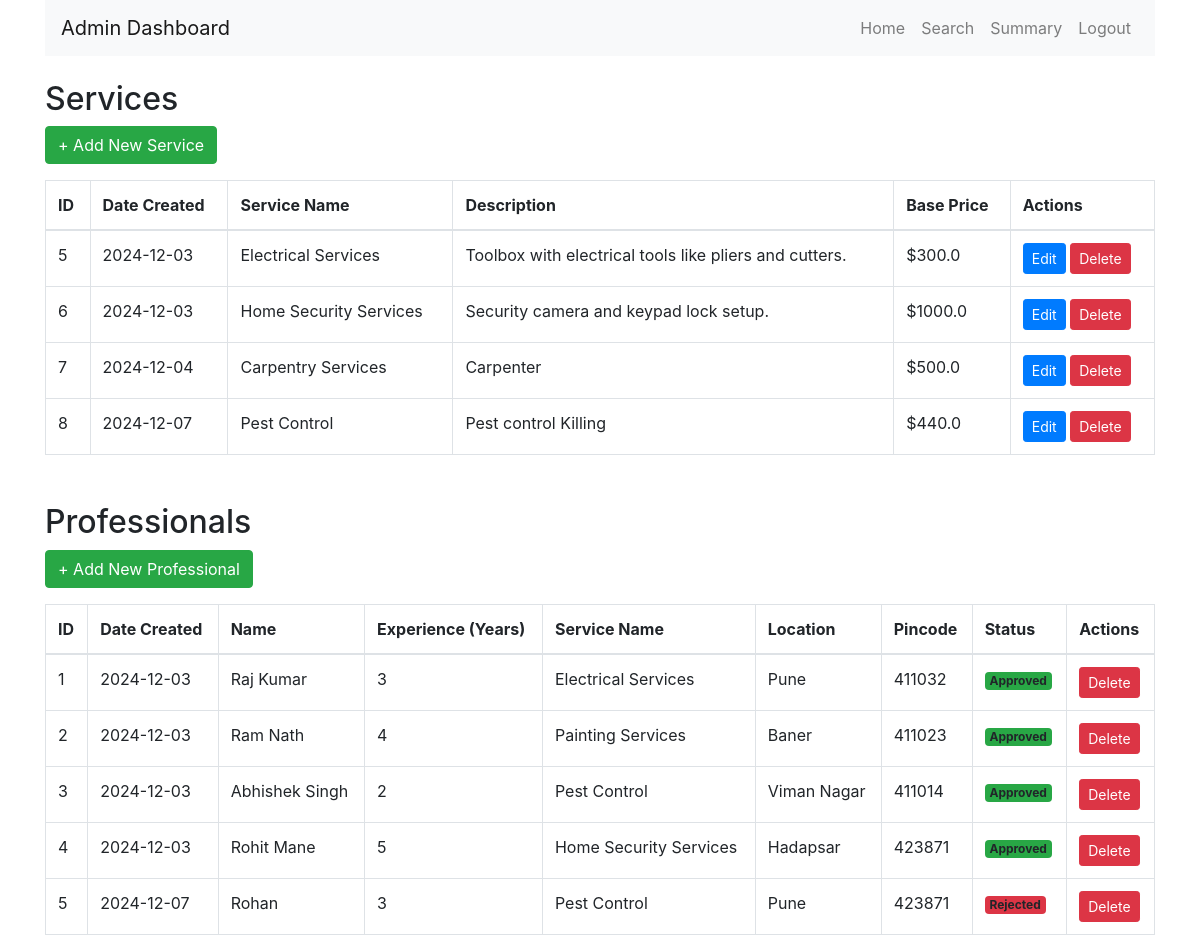
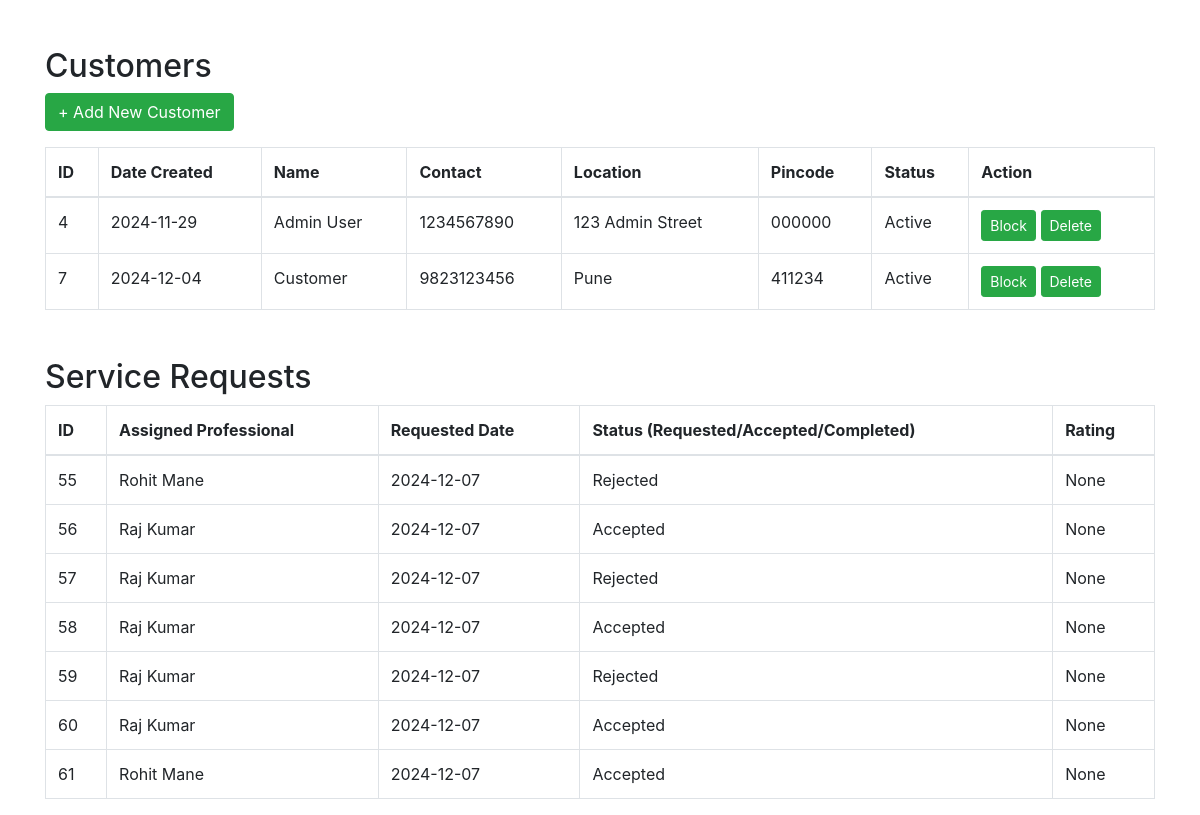
The page /admin on the database its author committed (2 pictures, top to bottom).
### models.py (models this page shows, shortened)
class Service(db.Model):
    __tablename__ = 'service'
    service_id = db.Column(db.Integer, primary_key=True, autoincrement=True, nullable=False)
    user_id = db.Column(db.Integer, db.ForeignKey('users.user_id'), default=1, nullable=True)
    prof_id = db.Column(db.Integer, db.ForeignKey('service_professionals.prof_id'), default=1, nullable=True)
    name = db.Column(db.String(100), nullable=True)
    new_service_name = db.Column(db.String(100), nullable=True)
    description = db.Column(db.Text, nullable=True)
    base_price = db.Column(db.Float, nullable=False)
    date_created = db.Column(db.DateTime, default=datetime.utcnow)
    image = db.Column(db.String(255), nullable=True)

class ServiceProfessional(UserMixin, db.Model):
    __tablename__ = 'service_professionals'
    prof_id = db.Column(db.Integer, primary_key=True, autoincrement=True, nullable=False)  # Auto-increment primary key
    username = db.Column(db.String(255), unique=True, nullable=False)  # Unique username
    password = db.Column(db.String(200), nullable=False)  # Store hashed password
    prof_name = db.Column(db.String(250), nullable=False)  # Name of the professional
    service_type = db.Column(db.String(100), nullable=False)  # Type of service offered
    experience = db.Column(db.String(100), nullable=False)  # Years of experience
    address = db.Column(db.Text, nullable=False)  # Address
    contact = db.Column(db.String(15), nullable=False)  # Contact number
    pincode = db.Column(db.String(10), nullable=False)  # Pincode/ZIP code
    date_created = db.Column(db.DateTime, default=func.now(), nullable=False)  # Automatically set to current timestamp
    status = db.Column(db.Text, default=ProfessionalStatus.PENDING, nullable=False)  # Status stored as text
    role = db.Column(db.String(50), default='service_professional', nullable=False)
    service_requests = db.relationship('ServiceRequest', backref='service_professionals', lazy=True)

class User(UserMixin, db.Model):
    __tablename__ = 'users'
    user_id = db.Column(db.Integer, primary_key=True, autoincrement=True, nullable=False)
    username = db.Column(db.String(255), unique=True, nullable=False)
    password = db.Column(db.String(200), nullable=False)
    user_name = db.Column(db.String(250), nullable=False)
    address = db.Column(db.Text, nullable=False)
    contact = db.Column(db.String(15), nullable=False)
    date_created = db.Column(db.DateTime, default=func.now(), nullable=False)
    pincode = db.Column(db.String(10), nullable=False)
    status = db.Column(db.String(20), default='Active')  # Possible values: 'Active', 'Blocked'
    role = db.Column(db.String(50), nullable=False)

class ServiceRequest(db.Model):
    __tablename__ = 'service_requests'
    req_id = db.Column(db.Integer, primary_key=True, autoincrement=True, nullable=False)
    user_id = db.Column(db.Integer, db.ForeignKey('users.user_id'), nullable=True)
    service_id = db.Column(db.Integer, db.ForeignKey('service.service_id'), nullable=True)
    prof_id = db.Column(db.Integer, db.ForeignKey('service_professionals.prof_id'), nullable=True)
    status = db.Column(db.String(20), default='Requested', nullable=False)
    rating = db.Column(db.Integer)
    remarks = db.Column(db.String(255))
    requested_date = db.Column(db.DateTime, default=datetime.utcnow, nullable=False)
    close_date = db.Column(db.DateTime, default=datetime.utcnow, nullable=False)
    service = db.relationship('Service', backref='requests')
    professional = db.relationship('ServiceProfessional', backref='requests')

### admin_routes.py (the view)
@admin_bp.route('/admin')
def home():
    services = Service.query.all()
    professionals = ServiceProfessional.query.all()
    service_requests = ServiceRequest.query.all()
    customers = User.query.all()
    return render_template('admin_panel/admin_dashboard.html', services=services,
                           professionals=professionals, service_requests=service_requests, customers=customers)

### templates/admin_panel/admin_dashboard.html (shortened to what this page needs)
{% extends "admin_panel/base.html" %}
{% block content %}
<div class="container">
    <nav class="navbar navbar-expand-lg navbar-light bg-light mb-4">
        <a class="navbar-brand" href="#">Admin Dashboard</a>
        <div class="collapse navbar-collapse" id="navbarNav">
            <ul class="navbar-nav ml-auto">
                <li class="nav-item"><a class="nav-link" href="{{ url_for('main.admin_dashboard') }}">Home</a></li>
                <li class="nav-item"><a class="nav-link" href="{{ url_for('admin.search') }}">Search</a></li>
                <li class="nav-item"><a class="nav-link" href="{{ url_for('admin.summary') }}">Summary</a></li>
                <li class="nav-item"><a class="nav-link" href="{{ url_for('auth.logout') }}">Logout</a></li>
            </ul>
        </div>
    </nav>
    <div class="mb-5">
        <h2>Services</h2>
        <a href="{{ url_for('admin.add_service') }}" class="btn btn-success mb-3">+ Add New Service</a>
        <table class="table table-bordered">
            <thead>
                <tr>
                    <th>ID</th>
                    <th>Date Created</th>
                    <th>Service Name</th>
                    <th>Description</th>
                    <th>Base Price</th>
                    <th>Actions</th>
                </tr>
            </thead>
            <tbody>
                {% for service in services %}
                <tr>
                    <td>{{ service.service_id }}</td>
                    <td>{{ service.date_created.strftime('%Y-%m-%d') }}</td>
                    <td>{{ service.name }}</td>
                    <td>{{ service.description }}</td>
                    <td>${{ service.base_price }}</td>
                    <td>
                        <a href="{{ url_for('admin.edit_service', service_id=service.service_id) }}" class="btn btn-primary btn-sm">Edit</a>
                        <a href="{{ url_for('admin.delete_service', service_id=service.service_id) }}" class="btn btn-danger btn-sm">Delete</a>
                    </td>
                </tr>
                {% endfor %}
            </tbody>
        </table>
    </div>
    <div class="mb-5">
        <h2>Professionals</h2>
        <a href="{{ url_for('admin.add_professional') }}" class="btn btn-success mb-3">+ Add New Professional</a>
        <table class="table table-bordered">
            <thead>
                <tr>
                    <th>ID</th>
                    <th>Date Created</th>
                    <th>Name</th>
                    <th>Experience (Years)</th>
                    <th>Service Name</th>
                    <th>Location</th>
                    <th>Pincode</th>
                    <th>Status</th>
                    <th>Actions</th>
                </tr>
            </thead>
            <tbody>
                {% for professional in professionals %}
                <tr>
                    <td>{{ professional.prof_id }}</td>
                    <td>{{ professional.date_created.strftime('%Y-%m-%d') if professional.date_created else 'N/A' }}</td>
                    <td>{{ professional.prof_name }}</td>
                    <td>{{ professional.experience or 'N/A' }}</td>
                    <td>{{ professional.service_type }}</td>
                    <td>{{ professional.address }}</td>
                    <td>{{ professional.pincode }}</td>
                    <td>
                        {% if professional.status == 'PENDING' %}
                            <span class="badge bg-warning">Pending</span>
                        {% elif professional.status == 'APPROVED' %}
                            <span class="badge bg-success">Approved</span>
                        {% elif professional.status == 'REJECTED' %}
                            <span class="badge bg-danger">Rejected</span>
                        {% endif %}
                    </td>
                    <td>
                        <a href="{{ url_for('admin.delete_professional', professional_id=professional.prof_id) }}" class="btn btn-danger btn-sm">Delete</a>
                    </td>
                </tr>
                {% endfor %}
            </tbody>
        </table>
    </div>
    <div class="mb-5">
        <h2>Customers</h2>
        <a href="{{ url_for('admin.add_customer') }}" class="btn btn-success mb-3">+ Add New Customer</a>
        <table class="table table-bordered">
            <thead>
                <tr>
                    <th>ID</th>
                    <th>Date Created</th>
                    <th>Name</th>
                    <th>Contact</th>
                    <th>Location</th>
                    <th>Pincode</th>
                    <th>Status</th>
                    <th>Action</th>
                </tr>
            </thead>
            <tbody>
                {% for customer in customers %}
                <tr>
                    <td>{{ customer.user_id }}</td>
                    <td>{{ customer.date_created.strftime('%Y-%m-%d') if customer.date_created else 'N/A' }}</td>
                    <td>{{ customer.user_name }}</td>
                    <td>{{ customer.contact }}</td>
                    <td>{{ customer.address }}</td>
                    <td>{{ customer.pincode }}</td>
                    <td>{{ customer.status }}</td>
                    <td>
                        {% if customer.status == 'Active' %}
                            <a href="{{ url_for('admin.block_customer', customer_id=customer.user_id) }}" class="btn btn-success btn-sm">Block</a>
                        {% else %}
                            <a href="{{ url_for('admin.unblock_customer', customer_id=customer.user_id) }}" class="btn btn-success btn-sm">Unblock</a>
                        {% endif %}
                        <a href="{{ url_for('admin.delete_customer', customer_id=customer.user_id) }}" class="btn btn-success btn-sm">Delete</a>
                    </td>
                </tr>
                {% endfor %}
            </tbody>
        </table>
    </div>
    <div>
        <h2>Service Requests</h2>
        <table class="table table-bordered">
            <thead>
                <tr>
                    <th>ID</th>
                    <th>Assigned Professional</th>
                    <th>Requested Date</th>
                    <th>Status (Requested/Accepted/Completed)</th>
                    <th>Rating</th>
                </tr>
            </thead>
            <tbody>
                {% for request in service_requests %}
                <tr>
                    <td>{{ request.req_id }}</td>
                    <td>{{ request.service_professionals.prof_name }}</td>
                    <td>{{ request.requested_date.strftime('%Y-%m-%d') }}</td>
                    <td>{{ request.status }}</td>
                    <td>{{ request.rating }}</td>
                </tr>
                {% endfor %}
            </tbody>
        </table>
    </div>
</div>
{% endblock %}

### rows shown on the page
Service: service_id "5", date_created "2024-12-03", name "Electrical Services", description "Toolbox with electrical tools like pliers and cutters.", base_price "300.0"
Service: service_id "6", date_created "2024-12-03", name "Home Security Services", description "Security camera and keypad lock setup.", base_price "1000.0"
Service: service_id "7", date_created "2024-12-04", name "Carpentry Services", description "Carpenter", base_price "500.0"
Service: service_id "8", date_created "2024-12-07", name "Pest Control", description "Pest control Killing", base_price "440.0"
ServiceProfessional: prof_id "1", date_created "2024-12-03", prof_name "Raj Kumar", experience "3", service_type "Electrical Services", address "Pune", pincode "411032", status "Approved"
ServiceProfessional: prof_id "2", date_created "2024-12-03", prof_name "Ram Nath", experience "4", service_type "Painting Services", address "Baner", pincode "411023", status "Approved"
ServiceProfessional: prof_id "3", date_created "2024-12-03", prof_name "Abhishek Singh", experience "2", service_type "Pest Control", address "Viman Nagar", pincode "411014", status "Approved"
ServiceProfessional: prof_id "4", date_created "2024-12-03", prof_name "Rohit Mane", experience "5", service_type "Home Security Services", address "Hadapsar", pincode "423871", status "Approved"
ServiceProfessional: prof_id "5", date_created "2024-12-07", prof_name "Rohan", experience "3", service_type "Pest Control", address "Pune", pincode "423871", status "Rejected"
User: user_id "4", date_created "2024-11-29", user_name "Admin User", contact "1234567890", address "123 Admin Street", pincode "000000", status "Active"
User: user_id "7", date_created "2024-12-04", user_name "Customer", contact "9823123456", address "Pune", pincode "411234", status "Active"
ServiceRequest: req_id "55", service_professionals.prof_name "Rohit Mane", requested_date "2024-12-07", status "Rejected", rating "None"
ServiceRequest: req_id "56", service_professionals.prof_name "Raj Kumar", requested_date "2024-12-07", status "Accepted", rating "None"
ServiceRequest: req_id "57", service_professionals.prof_name "Raj Kumar", requested_date "2024-12-07", status "Rejected", rating "None"
ServiceRequest: req_id "58", service_professionals.prof_name "Raj Kumar", requested_date "2024-12-07", status "Accepted", rating "None"
ServiceRequest: req_id "59", service_professionals.prof_name "Raj Kumar", requested_date "2024-12-07", status "Rejected", rating "None"
ServiceRequest: req_id "60", service_professionals.prof_name "Raj Kumar", requested_date "2024-12-07", status "Accepted", rating "None"
ServiceRequest: req_id "61", service_professionals.prof_name "Rohit Mane", requested_date "2024-12-07", status "Accepted", rating "None"
